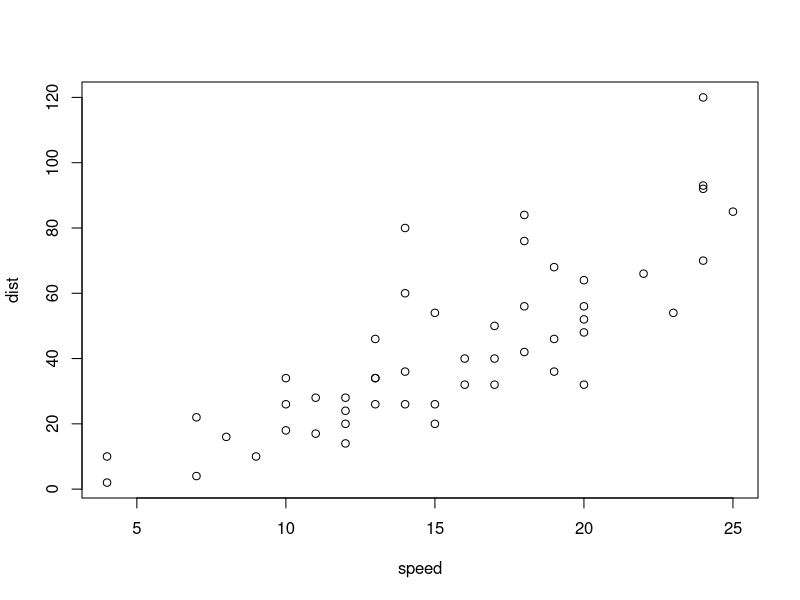
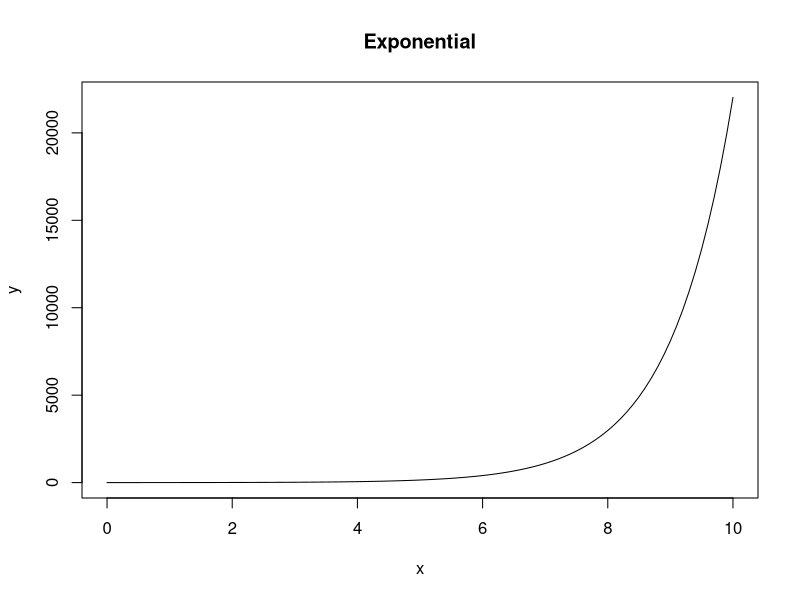
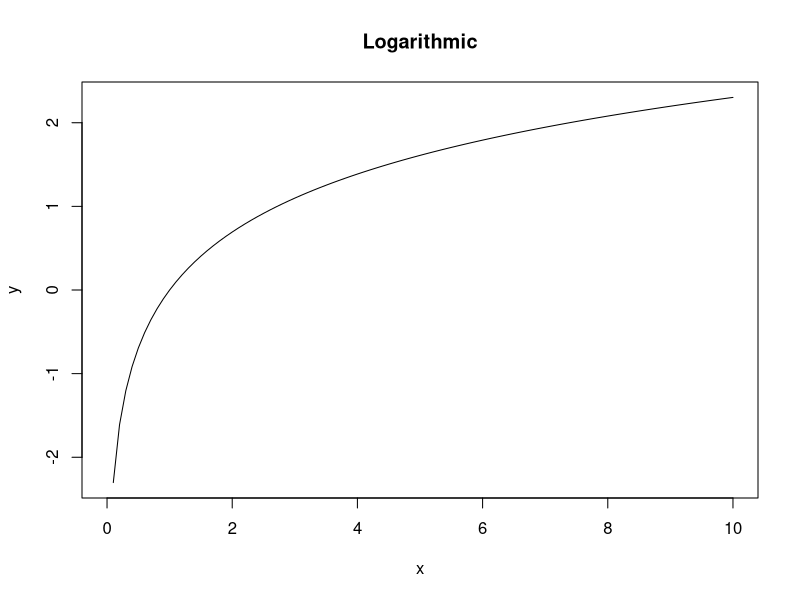
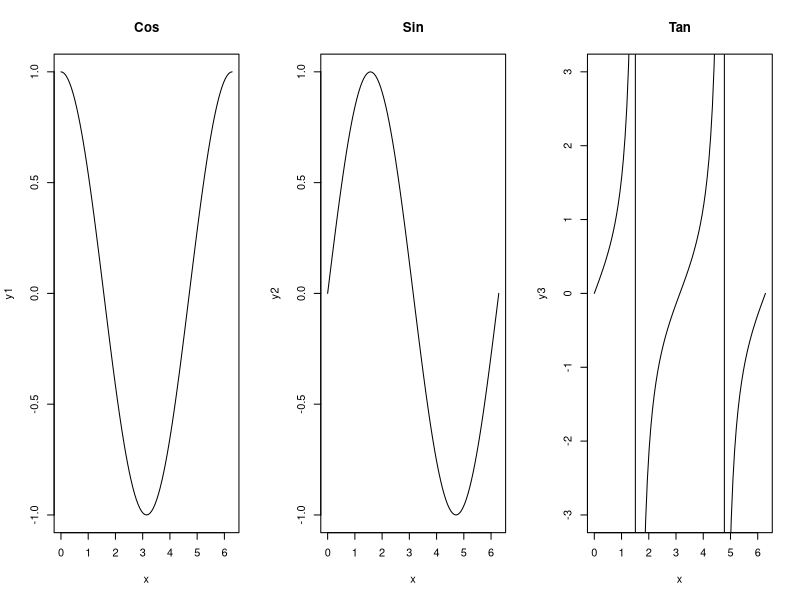
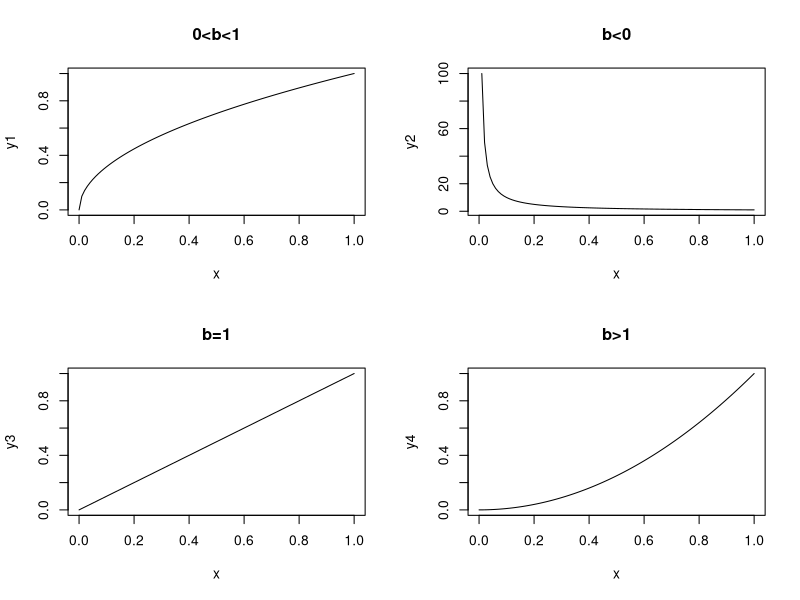
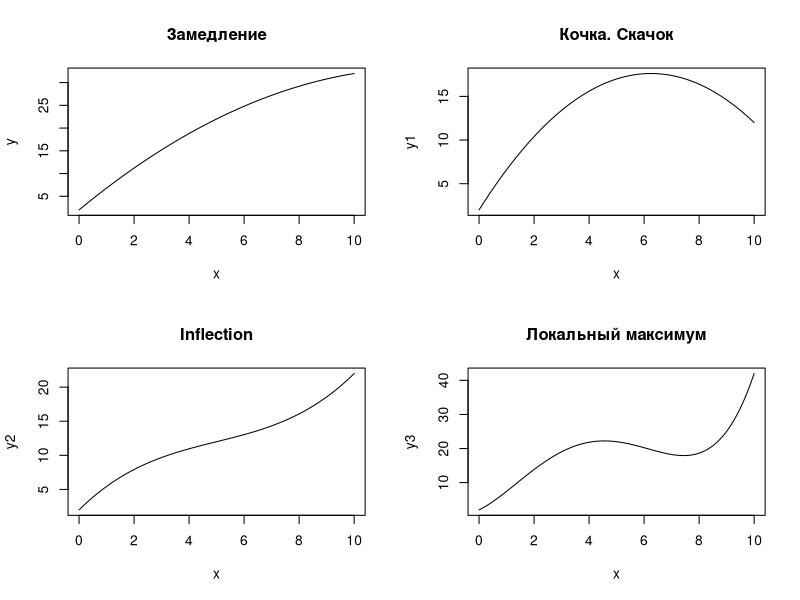
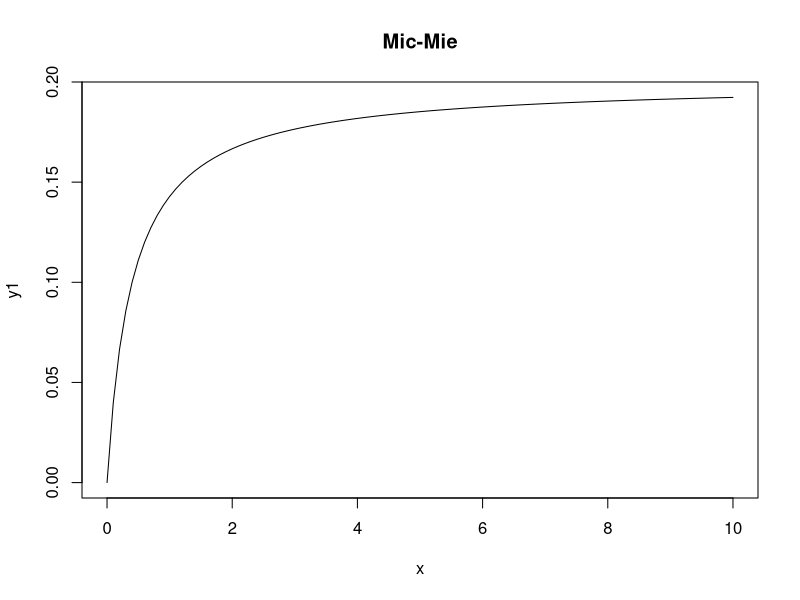
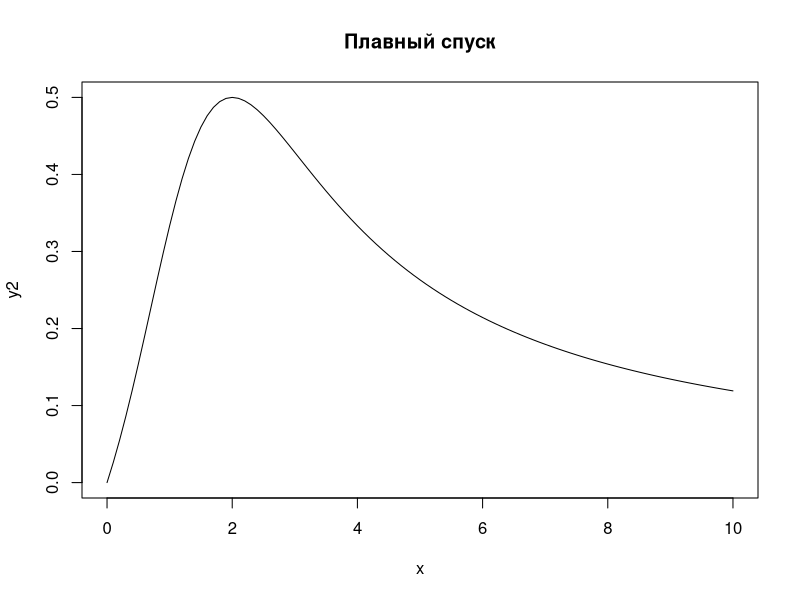

R code for these plots, in order:
## ---- chunk 1
plot(cars)
## ---- chunk 2
# функции графики
# - аппроксимация
# - визуализация

x <- seq(0,10,0.1)
y <- exp(x)
# y = a ln(bx)
# y = a*exp(bx)

plot(y~x, type='l', main="Exponential")
y <- log(x)
plot(y~x, type='l', main="Logarithmic")
par(mfrow=c(2,1))

# Trigonometry
x <- seq(0,2*pi,2*pi/100)
y1 <- cos(x)
y2 <- sin(x)
par(mfrow=c(1,3))
plot(y1~x, type='l', main="Cos")
plot(y2~x, type='l', main="Sin")

y3 <- tan(x)
plot(y3~x, type='l', ylim=c(-3,3), main="Tan")

# Power
# y = ax^b

par(mfrow=c(2,2))
x <- seq(0,1,0.01)
y1 <- x^0.5
plot(y1~x, type='l', main="0<b<1")
y2 <- x^(-1)
plot(y2~x, type='l', main="b<0")
y3 <- x
plot(y3~x, type='l', main="b=1")
y4 <- x^2
plot(y4~x, type='l', main="b>1")

# логорифм дисперсии явл линейной функцией от логарифма среднего (степенной закон Тейлора)
#log(y)=log(ax^b)=log(a) + b(log(x))

# Polynomial
x <- seq(0,10,0.1)
y <- 2 + 5*x - 0.2*x^2
y1 <- 2 + 5*x - 0.4*x^2
y2 <- 2 + 4*x - 0.6*x^2 + 0.04*x^3
y3 <- 2 + 4*x + 2*x^2 - 0.6*x^3 + 0.04*x^4

par(mfrow=c(2,2))
plot(y~x,type = 'l', main="Замедление")
plot(y1~x,type = 'l', main="Кочка. Скачок")
plot(y2~x,type = 'l', main="Inflection")
plot(y3~x,type = 'l', main="Локальный максимум")

# задача построения моделей -- найти правильные коэффициенты
# Уравнение Михаэлиса - Ментена

y1 <- x/(2+5*x)
par(mfrow=c(1,1))
plot(y1~x,type = 'l', main="Mic-Mie")
y2 <- 1/(x-2+4/x)
plot(y2~x,type = 'l', main="Плавный спуск")
y3 <- 1/(x^2-2+4/x)
plot(y3~x,type = 'l', main="Крутой спуск")

# Гамма-функция
par(mfrow=c(1,1))
x <- seq(0.2,3,0.01)
y <- gamma(x)
plot(x, y, type = "l", main = "gamma")
abline(h=1, col = "red")

# Ассимптотические функции
# y = (ax) / (1+bx)
# y = a(1-exp(-bx))

par(mfrow=c(1,1))
x <- seq(0,5,0.01)
y = 2*(1-exp(-2*x))
plot(y~x, type = "l", main = "assymptotic")

# Сигмоидная функция
# y = exp(a+bx) / (1+exp(a+bx)) # 2 параметра
# y = a / 1(+b*exp(-cx)) # 3 параметра
# y = a + (b-a) / (1+exp(c(d-x))) # 4 параметра

par(mfrow=c(2,2))
x <- seq(0,10,0.01)
y <- 100 / (1 + 90*exp(-1*x))
plot(y~x, type = "l", main = "Three-parameter logistic")
a=20
b=120
c=0.8
d=3
y = a + (b-a) / (1+exp(c*(d-x)))
plot(y~x, type = "l", main = "Four-parameter logistic")

# Функция Гомпертца

x <- -200:100
y <- 100*exp(-exp(0.02*x))
plot(y~x, type = "l", main = "Negative Gompertz")

x <- 0:100
y <- 50*exp(-5*exp(-0.08*x))
plot(y~x, type = "l", main = "Positive Gompertz")

# Biexponential
# y = a*exp(bx) + c*exp(dx)

# ДЗ получить 4 вида графиков
# 1 - пологий спуск
# 2 - параболический (быстрый спуск, медленный подъем)
# 3 - медленный рост на кочку
# 4 - параболический вид (медленный спуск, быстрый подъем)

# Трансформация функций
# log(y) ~ x для exp связей
# log(y) ~ log(x) для степенных
# exp(x) ~ x для log
# 1/y ~ 1/x для ассимптот
# log(p/(1-p)) ~ x пропорциональные данные
# sqrt(y) для счетных данных (стабилизация)
# arcsin(y) для стабилизации процентных данных

## ---- chunk 3
par(mfrow=c(1,1))
data("mtcars")
plot(cars$dist~cars$speed, type = "p", col = "red", 
     main = "Dist ~ Speed", 
     xlab = "Speed (m/h)", 
     ylab = "Stop distantion (ft)",
     xlim = c(0,30),
     ylim = c(0,140),
     xaxs = "i",
     yaxs = "i",
     pch  = 19)

points(cars$dist~cars$speed, type = "p", pch = 3)



plot(pressure$pressure~pressure$temperature, type = "p", col = "red", 
     main = "Press ~ Temp", 
     xlab = "Press", 
     ylab = "Temp",
#     xlim = c(0,100),
     ylim = c(0,650),
     xaxs = "i",
     yaxs = "i",
     pch  = 19)
points(pressure$pressure~pressure$temperature, 
       type = "p", pch = 3)

abline(v=pressure$pressure/2, col = "blue")
lines(pressure$pressure/2~pressure$temperature, col = "blue")
points(pressure$pressure/2~pressure$temperature, 
       type = "p", pch = 18)

# Сеточка
plot(cars, 
     main = "Cars", 
     xlab = "Speed (m/h)", 
     ylab = "Stop distantion (ft)")

grid()
points(cars,pch=18)


plot(iris$Petal.Length~iris$Petal.Width, 
     main = "Iris Petal", 
     xlab = "Petal Width", 
     ylab = "Petal Length",
     pch=18)

plot(iris$Petal.Length~iris$Petal.Width, 
     main = "Iris Petal", 
     xlab = "Petal Width", 
     ylab = "Petal Length",
     pch=18)

plot(iris$Petal.Length~iris$Petal.Width, 
     main = "Iris Petal", 
     xlab = "Petal Width", 
     ylab = "Petal Length",
     pch=as.integer(iris$Species))

# Legend for points
#legend(x,y,labels,pch=c(type1, type2, ...))
# Legend for lines
#legend(x,y,labels,lty=c(type1, type2, ...))
#legend(x,y,labels,lwd=c(type1, type2, ...)) # толщина линии
# universal
#legend(x,y,labels,col=c(col1, col2, ...))
# x,y - coordinates

legend(0.1,6,levels(iris$Species),pch=3)

legend(0.1,6,levels(iris$Species),pch=1:3)

# ggplot2
library(ggplot2)
mpg
# извлечь как можно больше информации из выборки (4-5 функций)
ggplot(mpg, aes(x=cty, y=displ, col=class))+geom_point()
ggplot(mpg, aes(x=year, y=hwy, col=class))+geom_point()
ggplot(mpg, aes(x=manufacturer, y=class, col=year))+geom_point()
ggplot(mpg, aes(x=cyl, y=cty, col=class)) + geom_point()

# мили на галлон -> литры на 100 км для cty, hwy
library(dplyr)
new_mpg <- mpg %>%
  mutate(cty_e=235.22/cty, hwy_e=235.22/hwy) %>%
  select(-cty,-hwy)

# у какого производителя больше всего моделей
#names(which(summary(as.factor(mpg$manufacturer)) == max(summary(as.factor(mpg$manufacturer)))))
names(which.max(summary(as.factor(mpg$manufacturer))))

# у какой модели больше всего разновидностей
names(which.max(summary(as.factor(mpg$model))))
# изменится ли ответ, если избавиться от лишней переменной (какой)?
new_mpg %>% filter(model == "a4" | model == "a4 quattro")

# хороший график
ggplot(mpg, aes(x = mpg$hwy, y = mpg$cty)) + geom_point()

# непоказательный график
ggplot(mpg, aes(model, manufacturer)) + geom_point()
# теперь лучше
ggplot(mpg, aes(manufacturer, model)) + geom_dotplot()

# будет ли смысл в этих графиках?
ggplot(mpg, aes(cty, hwy)) + geom_point()
ggplot(diamonds, aes(carat, price)) + geom_point()
ggplot(economics, aes(date, unemploy)) + geom_line()
ggplot(mpg, aes(cty)) + geom_histogram()

ggplot(mpg, aes(displ, cty, col=class))+geom_point()
plot(mpg$cty~mpg$cty, pch=as.integer(as.factor(mpg$class)))

